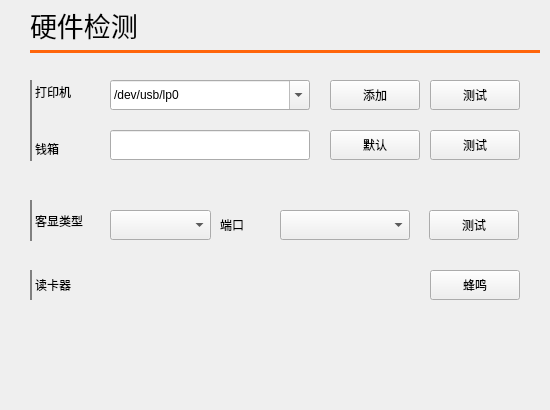
<?xml version="1.0" encoding="UTF-8"?>
<ui version="4.0">
 <class>saas_guide_hard_test</class>
 <widget class="QWidget" name="saas_guide_hard_test">
  <property name="geometry">
   <rect>
    <x>0</x>
    <y>0</y>
    <width>550</width>
    <height>410</height>
   </rect>
  </property>
  <property name="windowTitle">
   <string>Dialog</string>
  </property>
  <property name="styleSheet">
   <string notr="true"/>
  </property>
  <widget class="QLabel" name="label">
   <property name="geometry">
    <rect>
     <x>30</x>
     <y>80</y>
     <width>80</width>
     <height>41</height>
    </rect>
   </property>
   <property name="styleSheet">
    <string notr="true">border:0, 0, 0, 0;
border-left:2px solid gray;</string>
   </property>
   <property name="text">
    <string>打印机</string>
   </property>
   <property name="alignment">
    <set>Qt::AlignLeading|Qt::AlignLeft|Qt::AlignTop</set>
   </property>
  </widget>
  <widget class="QPushButton" name="pushButton_printer_test">
   <property name="geometry">
    <rect>
     <x>430</x>
     <y>80</y>
     <width>90</width>
     <height>30</height>
    </rect>
   </property>
   <property name="text">
    <string>测试</string>
   </property>
  </widget>
  <widget class="QLabel" name="label_2">
   <property name="geometry">
    <rect>
     <x>30</x>
     <y>120</y>
     <width>80</width>
     <height>41</height>
    </rect>
   </property>
   <property name="styleSheet">
    <string notr="true">border:0, 0, 0, 0;
border-left:2px solid gray;</string>
   </property>
   <property name="text">
    <string>钱箱</string>
   </property>
   <property name="alignment">
    <set>Qt::AlignBottom|Qt::AlignLeading|Qt::AlignLeft</set>
   </property>
  </widget>
  <widget class="QPushButton" name="pushButton_cdrawer_test">
   <property name="geometry">
    <rect>
     <x>430</x>
     <y>130</y>
     <width>90</width>
     <height>30</height>
    </rect>
   </property>
   <property name="text">
    <string>测试</string>
   </property>
  </widget>
  <widget class="QComboBox" name="comboBox_kexian_type">
   <property name="geometry">
    <rect>
     <x>110</x>
     <y>210</y>
     <width>101</width>
     <height>30</height>
    </rect>
   </property>
  </widget>
  <widget class="QLabel" name="label_3">
   <property name="geometry">
    <rect>
     <x>30</x>
     <y>200</y>
     <width>80</width>
     <height>41</height>
    </rect>
   </property>
   <property name="styleSheet">
    <string notr="true">border:0, 0, 0, 0;
border-left:2px solid gray;</string>
   </property>
   <property name="text">
    <string>客显类型</string>
   </property>
  </widget>
  <widget class="QPushButton" name="pushButton_printer_manage">
   <property name="geometry">
    <rect>
     <x>330</x>
     <y>80</y>
     <width>90</width>
     <height>30</height>
    </rect>
   </property>
   <property name="text">
    <string>添加</string>
   </property>
  </widget>
  <widget class="QLineEdit" name="lineEdit_cdrawer">
   <property name="geometry">
    <rect>
     <x>110</x>
     <y>130</y>
     <width>200</width>
     <height>30</height>
    </rect>
   </property>
  </widget>
  <widget class="QPushButton" name="pushButton_cdrawer_default">
   <property name="geometry">
    <rect>
     <x>330</x>
     <y>130</y>
     <width>90</width>
     <height>30</height>
    </rect>
   </property>
   <property name="text">
    <string>默认</string>
   </property>
  </widget>
  <widget class="QLabel" name="label_5">
   <property name="geometry">
    <rect>
     <x>220</x>
     <y>210</y>
     <width>61</width>
     <height>30</height>
    </rect>
   </property>
   <property name="text">
    <string>端口</string>
   </property>
  </widget>
  <widget class="QComboBox" name="comboBox_kexian_port">
   <property name="geometry">
    <rect>
     <x>280</x>
     <y>210</y>
     <width>130</width>
     <height>30</height>
    </rect>
   </property>
  </widget>
  <widget class="QPushButton" name="pushButton_display_test">
   <property name="geometry">
    <rect>
     <x>429</x>
     <y>210</y>
     <width>90</width>
     <height>30</height>
    </rect>
   </property>
   <property name="text">
    <string>测试</string>
   </property>
  </widget>
  <widget class="QLabel" name="label_7">
   <property name="geometry">
    <rect>
     <x>30</x>
     <y>270</y>
     <width>381</width>
     <height>30</height>
    </rect>
   </property>
   <property name="styleSheet">
    <string notr="true">border:0, 0, 0, 0;
border-left:2px solid gray;</string>
   </property>
   <property name="text">
    <string>读卡器</string>
   </property>
  </widget>
  <widget class="QPushButton" name="pushButton_beep">
   <property name="geometry">
    <rect>
     <x>430</x>
     <y>270</y>
     <width>90</width>
     <height>30</height>
    </rect>
   </property>
   <property name="text">
    <string>蜂鸣</string>
   </property>
  </widget>
  <widget class="QComboBox" name="comboBox_printer">
   <property name="geometry">
    <rect>
     <x>110</x>
     <y>80</y>
     <width>200</width>
     <height>30</height>
    </rect>
   </property>
   <property name="editable">
    <bool>true</bool>
   </property>
   <item>
    <property name="text">
     <string>/dev/usb/lp0</string>
    </property>
   </item>
   <item>
    <property name="text">
     <string>/dev/ttyS3,115200</string>
    </property>
   </item>
  </widget>
  <widget class="QLabel" name="label_10">
   <property name="geometry">
    <rect>
     <x>30</x>
     <y>10</y>
     <width>481</width>
     <height>30</height>
    </rect>
   </property>
   <property name="styleSheet">
    <string notr="true">font-size:20pt;</string>
   </property>
   <property name="text">
    <string>硬件检测</string>
   </property>
  </widget>
  <widget class="QLabel" name="label_11">
   <property name="geometry">
    <rect>
     <x>30</x>
     <y>50</y>
     <width>510</width>
     <height>3</height>
    </rect>
   </property>
   <property name="styleSheet">
    <string notr="true">background:#ff650b;</string>
   </property>
   <property name="text">
    <string/>
   </property>
  </widget>
 </widget>
 <resources/>
 <connections/>
</ui>
